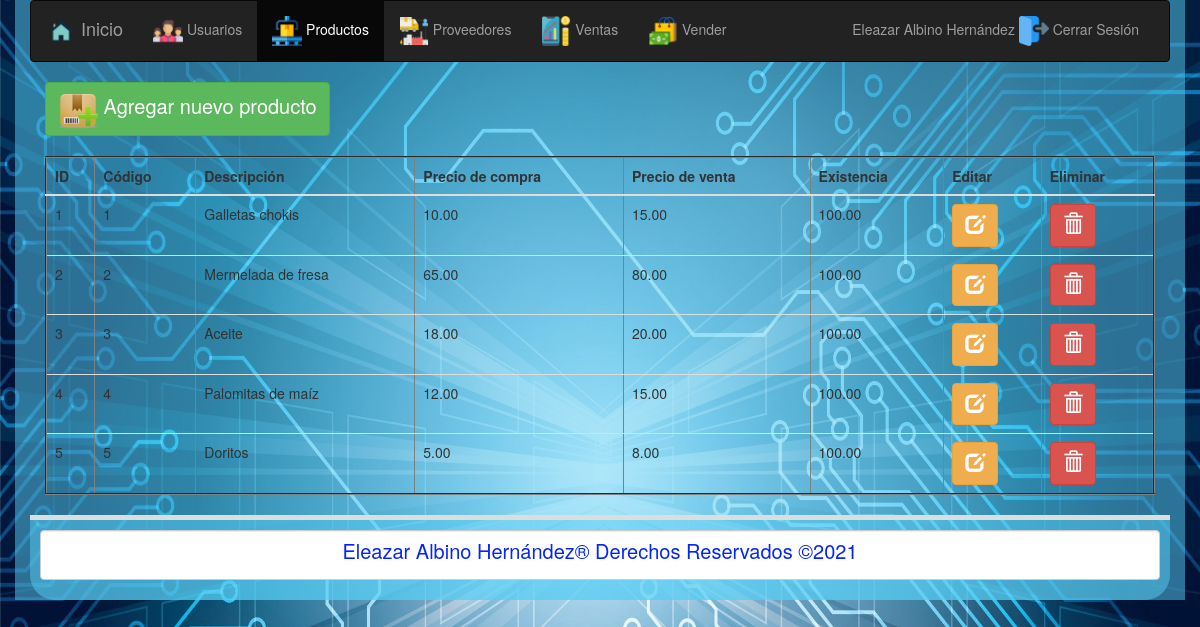
Screenshot of /listar.php (signed in) with the database file from the repository.
### tables this page shows
CREATE TABLE `users` (
`uid` int NOT NULL PRIMARY KEY AUTO_INCREMENT,
`username` varchar(25) NOT NULL UNIQUE,
`password` varchar(200) NOT NULL,
`email` varchar(100) NOT NULL,
`name` varchar(100) NOT NULL
);

CREATE TABLE productos(
	id BIGINT UNSIGNED NOT NULL AUTO_INCREMENT,
	codigo VARCHAR(255) NOT NULL,
	descripcion VARCHAR(255) NOT NULL,
	precioVenta DECIMAL(5, 2) NOT NULL,
	precioCompra DECIMAL(5, 2) NOT NULL,
	existencia DECIMAL(5, 2) NOT NULL,
	PRIMARY KEY(id)
);

### class/userClass2.php (called while the page is built, shortened)
<?php
class userClass
{
public function userDetails($uid)
{
try{
$db = getDB();
$stmt = $db->prepare("SELECT email,username,name FROM users WHERE uid=:uid");
$stmt->bindParam("uid", $uid,PDO::PARAM_INT);
$stmt->execute();
$data = $stmt->fetch(PDO::FETCH_OBJ);
return $data;
}
catch(PDOException $e) {
echo '{"error":{"text":'. $e->getMessage() .'}}';
}
}
}
?>

### listar.php (the view, shortened to what this page needs)
<?php
include_once "base_de_datos.php";
$sentencia = $base_de_datos->query("SELECT * FROM productos;");
$productos = $sentencia->fetchAll(PDO::FETCH_OBJ);
?>
<?php
include('session.php');
$userDetails=$userClass->userDetails($session_uid);
$active_productos="active";
?>
<!DOCTYPE html>
<html>
    <head>
  <link href="css/bootstrap.css" rel="stylesheet">
    </head>
<body>
	<div class="container">
		<?php include 'menu.php' ?>
	<div class="container-fluid">
		<div>
			<a class="btn btn-success" href="./agregarProducto.php"><img src="images/nuevoproducto.png" alt="" width="40" height="40"> Agregar nuevo producto</a>
		</div>
		<br>
		<div class="table-responsive">
		<table class="table table-responsive table-hover" border="2">
			<thead>
				<tr>
					<th>ID</th>
					<th>Código</th>
					<th>Descripción</th>
					<th>Precio de compra</th>
					<th>Precio de venta</th>
					<th>Existencia</th>
					<th>Editar</th>
					<th>Eliminar</th>
				</tr>
			</thead>
			<tbody>
				<?php foreach($productos as $producto){ ?>
				<tr>
					<td><?php echo $producto->id ?></td>
					<td><?php echo $producto->codigo ?></td>
					<td><?php echo $producto->descripcion ?></td>
					<td><?php echo $producto->precioCompra ?></td>
					<td><?php echo $producto->precioVenta ?></td>
					<td><?php echo $producto->existencia ?></td>
					<td><a class="btn btn-warning" href="<?php echo "editar.php?id=" . $producto->id?>"><i class="glyphicon glyphicon-edit"></i></a></td>
					<td><a class="btn btn-danger" href="<?php echo "eliminar.php?id=" . $producto->id?>"><i class="glyphicon glyphicon-trash"></i></a></td>
				</tr>
				<?php } ?>
			</tbody>
		</table>
		</div>
	</div>
<?php include_once "pie.php" ?>

### menu.php (shortened to what this page needs)
<?php
if ($_SESSION['uid']==='1') { ?>
    <nav class="navbar navbar-inverse">
  <div class="container-fluid">
    <div class="navbar-header">
      <a class="navbar-brand" href="home.php"><span ><img src="images/home.png" alt="" width="30" height="30"></span> Inicio</a>
    </div>
    <div class="collapse navbar-collapse" id="miMenu">
      <ul class="nav navbar-nav">
            <li class="<?php if (isset($active_usuarios)){echo $active_usuarios;}?>"><a href="usuarios.php"><span><img src="images/Usuarios.png" alt="" width="30" height="30" ></span> Usuarios</a></li>
            <li class="<?php if (isset($active_productos)){echo $active_productos;}?>"><a href="listar.php"><span><img src="images/producto.png" alt="" width="30" height="30" ></span> Productos</a></li>
            <li class="<?php if (isset($active_proveedores)){echo $active_proveedores;}?>"><a href="Proveedores.php"><span><img src="images/proveedor.png" alt="" width="30" height="30"></span> Proveedores</a></li>
            <li class="<?php if (isset($active_ventas)){echo $active_ventas;}?>"><a href="ventas.php"><span><img src="images/ventas.png" alt="" width="30" height="30"></span> Ventas</a></li>
          <li class="<?php if (isset($active_vender)){echo $active_vender;}?>"><a href="vender.php"><span><img src="images/vender.png" alt="" width="30" height="30"></span> Vender</a></li>
      </ul>
       <ul class="nav navbar-nav navbar-right">
        <li><a href="logout.php"><?php echo $userDetails->name;?> <span><img src="images/salir.png" alt="" width="30" height="30"></span>  Cerrar Sesi&oacute;n</a></li>
      </ul>
    </div>
  </div>
</nav>
<?php  }
  ?>

### pie.php (shortened to what this page needs)
	<div class="panel-footer">
            <center><p class="form-control">Eleazar Albino Hern&aacute;ndez&reg; Derechos Reservados &copy;<?php echo date('Y'); ?></p></center>
        </div>
</div>
</body>
</html>

### rows the page displays
users: name "Eleazar Albino Hernández"
productos: id "1", codigo "1", descripcion "Galletas chokis", precioCompra "10.00", precioVenta "15.00", existencia "100.00"
productos: id "2", codigo "2", descripcion "Mermelada de fresa", precioCompra "65.00", precioVenta "80.00", existencia "100.00"
productos: id "3", codigo "3", descripcion "Aceite", precioCompra "18.00", precioVenta "20.00", existencia "100.00"
productos: id "4", codigo "4", descripcion "Palomitas de maíz", precioCompra "12.00", precioVenta "15.00", existencia "100.00"
productos: id "5", codigo "5", descripcion "Doritos", precioCompra "5.00", precioVenta "8.00", existencia "100.00"
